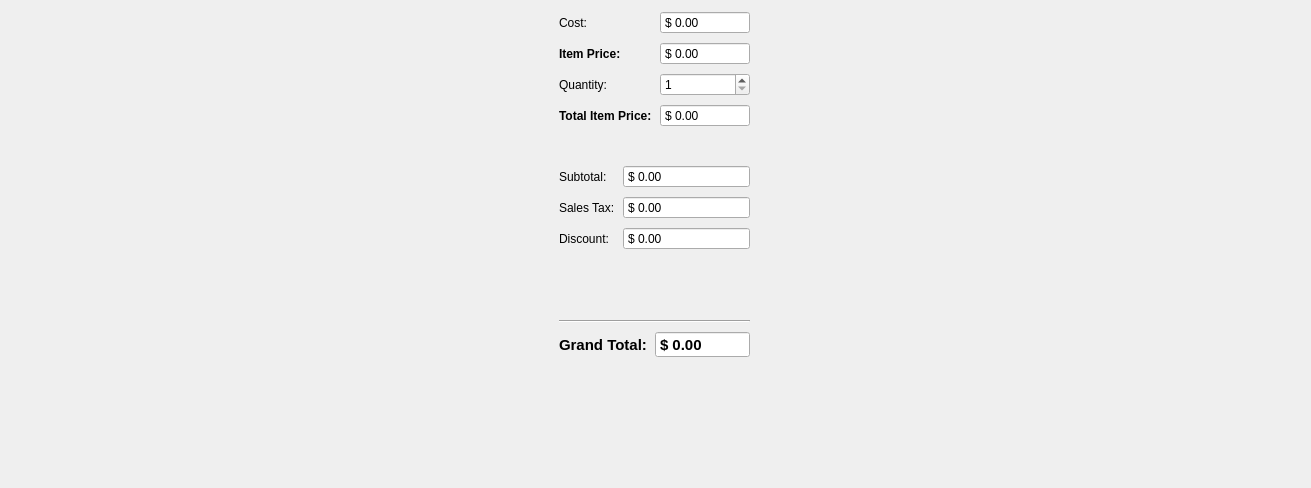
<?xml version="1.0" encoding="UTF-8"?>
<ui version="4.0">
 <class>Dialog</class>
 <widget class="QDialog" name="Dialog">
  <property name="windowModality">
   <enum>Qt::WindowModal</enum>
  </property>
  <property name="geometry">
   <rect>
    <x>0</x>
    <y>0</y>
    <width>1311</width>
    <height>488</height>
   </rect>
  </property>
  <property name="minimumSize">
   <size>
    <width>750</width>
    <height>488</height>
   </size>
  </property>
  <property name="maximumSize">
   <size>
    <width>16777215</width>
    <height>488</height>
   </size>
  </property>
  <property name="windowTitle">
   <string>Sale</string>
  </property>
  <property name="windowIcon">
   <iconset resource="res.qrc">
    <normaloff>:/icons/resources/product_basket-512.png</normaloff>:/icons/resources/product_basket-512.png</iconset>
  </property>
  <property name="modal">
   <bool>true</bool>
  </property>
  <layout class="QHBoxLayout" name="horizontalLayout" stretch="0">
   <property name="spacing">
    <number>8</number>
   </property>
   <property name="leftMargin">
    <number>9</number>
   </property>
   <item>
    <layout class="QVBoxLayout" name="verticalLayout">
     <item>
      <layout class="QFormLayout" name="formLayout_2">
       <property name="fieldGrowthPolicy">
        <enum>QFormLayout::AllNonFixedFieldsGrow</enum>
       </property>
       <item row="0" column="0">
        <widget class="QLabel" name="label_13">
         <property name="text">
          <string>Cost:</string>
         </property>
        </widget>
       </item>
       <item row="0" column="1">
        <widget class="QDoubleSpinBox" name="spnboxCost">
         <property name="alignment">
          <set>Qt::AlignLeading|Qt::AlignLeft|Qt::AlignVCenter</set>
         </property>
         <property name="buttonSymbols">
          <enum>QAbstractSpinBox::NoButtons</enum>
         </property>
         <property name="prefix">
          <string>$ </string>
         </property>
         <property name="decimals">
          <number>2</number>
         </property>
         <property name="maximum">
          <double>99999.000000000000000</double>
         </property>
        </widget>
       </item>
       <item row="1" column="0">
        <widget class="QLabel" name="label_6">
         <property name="font">
          <font>
           <weight>75</weight>
           <bold>true</bold>
          </font>
         </property>
         <property name="text">
          <string>Item Price:</string>
         </property>
        </widget>
       </item>
       <item row="1" column="1">
        <widget class="QDoubleSpinBox" name="spnboxPrice">
         <property name="buttonSymbols">
          <enum>QAbstractSpinBox::NoButtons</enum>
         </property>
         <property name="prefix">
          <string>$ </string>
         </property>
         <property name="maximum">
          <double>9999999.000000000000000</double>
         </property>
        </widget>
       </item>
       <item row="2" column="0">
        <widget class="QLabel" name="label_2">
         <property name="text">
          <string>Quantity:</string>
         </property>
        </widget>
       </item>
       <item row="2" column="1">
        <widget class="QSpinBox" name="spnBoxQuantity">
         <property name="accelerated">
          <bool>true</bool>
         </property>
         <property name="keyboardTracking">
          <bool>false</bool>
         </property>
         <property name="minimum">
          <number>1</number>
         </property>
         <property name="maximum">
          <number>999999</number>
         </property>
         <property name="value">
          <number>1</number>
         </property>
        </widget>
       </item>
       <item row="3" column="0">
        <widget class="QLabel" name="label_9">
         <property name="font">
          <font>
           <weight>75</weight>
           <bold>true</bold>
          </font>
         </property>
         <property name="text">
          <string>Total Item Price:</string>
         </property>
        </widget>
       </item>
       <item row="3" column="1">
        <widget class="QDoubleSpinBox" name="spnBoxTotalItemPrice">
         <property name="readOnly">
          <bool>true</bool>
         </property>
         <property name="buttonSymbols">
          <enum>QAbstractSpinBox::NoButtons</enum>
         </property>
         <property name="prefix">
          <string>$ </string>
         </property>
         <property name="suffix">
          <string/>
         </property>
         <property name="maximum">
          <double>999999.000000000000000</double>
         </property>
        </widget>
       </item>
      </layout>
     </item>
     <item>
      <layout class="QHBoxLayout" name="horizontalLayout_3"/>
     </item>
     <item>
      <layout class="QFormLayout" name="formLayout">
       <item row="0" column="0">
        <widget class="QLabel" name="label_4">
         <property name="sizePolicy">
          <sizepolicy hsizetype="Fixed" vsizetype="Preferred">
           <horstretch>0</horstretch>
           <verstretch>0</verstretch>
          </sizepolicy>
         </property>
         <property name="text">
          <string>Subtotal:</string>
         </property>
        </widget>
       </item>
       <item row="0" column="1">
        <widget class="QDoubleSpinBox" name="spnBoxSubtotal">
         <property name="sizePolicy">
          <sizepolicy hsizetype="Minimum" vsizetype="Fixed">
           <horstretch>0</horstretch>
           <verstretch>0</verstretch>
          </sizepolicy>
         </property>
         <property name="styleSheet">
          <string notr="true"/>
         </property>
         <property name="wrapping">
          <bool>false</bool>
         </property>
         <property name="readOnly">
          <bool>true</bool>
         </property>
         <property name="buttonSymbols">
          <enum>QAbstractSpinBox::NoButtons</enum>
         </property>
         <property name="prefix">
          <string>$ </string>
         </property>
         <property name="maximum">
          <double>99999.990000000005239</double>
         </property>
        </widget>
       </item>
       <item row="1" column="0">
        <widget class="QLabel" name="label_7">
         <property name="text">
          <string>Sales Tax:</string>
         </property>
        </widget>
       </item>
       <item row="1" column="1">
        <widget class="QDoubleSpinBox" name="spnBoxTaxT">
         <property name="sizePolicy">
          <sizepolicy hsizetype="Minimum" vsizetype="Fixed">
           <horstretch>0</horstretch>
           <verstretch>0</verstretch>
          </sizepolicy>
         </property>
         <property name="toolTip">
          <string>7.00%</string>
         </property>
         <property name="readOnly">
          <bool>true</bool>
         </property>
         <property name="buttonSymbols">
          <enum>QAbstractSpinBox::NoButtons</enum>
         </property>
         <property name="prefix">
          <string>$ </string>
         </property>
         <property name="maximum">
          <double>999999.000000000000000</double>
         </property>
        </widget>
       </item>
       <item row="3" column="0">
        <widget class="QLabel" name="label_12">
         <property name="text">
          <string>Discount:</string>
         </property>
        </widget>
       </item>
       <item row="3" column="1">
        <widget class="QDoubleSpinBox" name="spnBoxDiscountT">
         <property name="readOnly">
          <bool>true</bool>
         </property>
         <property name="buttonSymbols">
          <enum>QAbstractSpinBox::NoButtons</enum>
         </property>
         <property name="prefix">
          <string>$ </string>
         </property>
         <property name="maximum">
          <double>99999.000000000000000</double>
         </property>
        </widget>
       </item>
      </layout>
     </item>
     <item>
      <widget class="Line" name="line">
       <property name="orientation">
        <enum>Qt::Horizontal</enum>
       </property>
      </widget>
     </item>
     <item>
      <layout class="QFormLayout" name="formLayout_3">
       <item row="0" column="0">
        <widget class="QLabel" name="label_5">
         <property name="font">
          <font>
           <pointsize>11</pointsize>
           <weight>75</weight>
           <bold>true</bold>
          </font>
         </property>
         <property name="frameShape">
          <enum>QFrame::NoFrame</enum>
         </property>
         <property name="frameShadow">
          <enum>QFrame::Plain</enum>
         </property>
         <property name="text">
          <string>Grand Total:</string>
         </property>
         <property name="scaledContents">
          <bool>false</bool>
         </property>
         <property name="wordWrap">
          <bool>false</bool>
         </property>
        </widget>
       </item>
       <item row="0" column="1">
        <widget class="QDoubleSpinBox" name="spnBoxGrandTotal">
         <property name="font">
          <font>
           <pointsize>11</pointsize>
           <weight>75</weight>
           <bold>true</bold>
           <strikeout>false</strikeout>
          </font>
         </property>
         <property name="toolTip">
          <string>SubTotal + 
ITBMS (7.00%)</string>
         </property>
         <property name="autoFillBackground">
          <bool>false</bool>
         </property>
         <property name="styleSheet">
          <string notr="true"/>
         </property>
         <property name="frame">
          <bool>true</bool>
         </property>
         <property name="readOnly">
          <bool>true</bool>
         </property>
         <property name="buttonSymbols">
          <enum>QAbstractSpinBox::NoButtons</enum>
         </property>
         <property name="prefix">
          <string>$ </string>
         </property>
         <property name="maximum">
          <double>999999.000000000000000</double>
         </property>
        </widget>
       </item>
      </layout>
     </item>
     <item>
      <layout class="QHBoxLayout" name="horizontalLayout_2"/>
     </item>
    </layout>
   </item>
  </layout>
 </widget>
 <resources>
  <include location="res.qrc"/>
 </resources>
 <connections/>
</ui>
